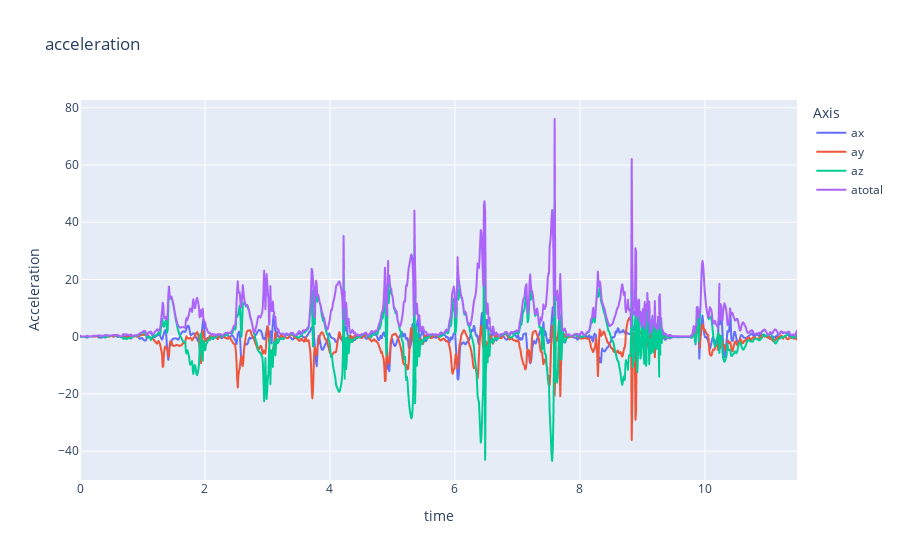
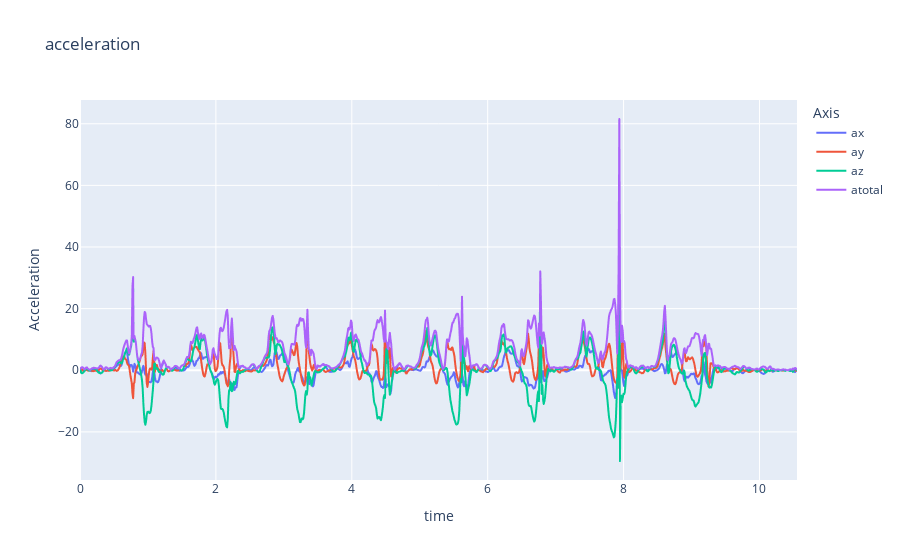

Notebook cell for these charts, in order:
### Code cell
import pandas as pd
import plotly.express as px

df = pd.read_csv('./acceleration_2024-08-10_12-24-13.csv')
df2 = pd.read_csv('./acceleration_2024-08-10_13-17-29.csv')


fig = px.line(df, x = 'time', y = ['ax', 'ay', 'az', 'atotal'], title='acceleration', labels={'value': 'Acceleration', 'variable': 'Axis', 'time_column_name': 'Time'})
fig2 = px.line(df2, x = 'time', y = ['ax', 'ay', 'az', 'atotal'], title='acceleration', labels={'value': 'Acceleration', 'variable': 'Axis', 'time_column_name': 'Time'})

fig.show()
fig2.show()

### Figure 1 — Plotly figure (JSON) as saved in the notebook; plotly's stock layout.template omitted (floating-point values rounded to 4 significant figures; data arrays with more than 128 entries replaced by an {"elided": "..."} marker saying what was removed)
{"data": [{"hovertemplate": "Axis=ax<br>time=%{x}<br>Acceleration=%{y}<extra></extra>", "legendgroup": "ax", "line": {"color": "#636efa", "dash": "solid"}, "marker": {"symbol": "circle"}, "mode": "lines", "name": "ax", "showlegend": true, "type": "scattergl", "x": {"elided": "1146 float values"}, "xaxis": "x", "y": {"elided": "1146 float values"}, "yaxis": "y"}, {"hovertemplate": "Axis=ay<br>time=%{x}<br>Acceleration=%{y}<extra></extra>", "legendgroup": "ay", "line": {"color": "#EF553B", "dash": "solid"}, "marker": {"symbol": "circle"}, "mode": "lines", "name": "ay", "showlegend": true, "type": "scattergl", "x": {"elided": "1146 float values"}, "xaxis": "x", "y": {"elided": "1146 float values"}, "yaxis": "y"}, {"hovertemplate": "Axis=az<br>time=%{x}<br>Acceleration=%{y}<extra></extra>", "legendgroup": "az", "line": {"color": "#00cc96", "dash": "solid"}, "marker": {"symbol": "circle"}, "mode": "lines", "name": "az", "showlegend": true, "type": "scattergl", "x": {"elided": "1146 float values"}, "xaxis": "x", "y": {"elided": "1146 float values"}, "yaxis": "y"}, {"hovertemplate": "Axis=atotal<br>time=%{x}<br>Acceleration=%{y}<extra></extra>", "legendgroup": "atotal", "line": {"color": "#ab63fa", "dash": "solid"}, "marker": {"symbol": "circle"}, "mode": "lines", "name": "atotal", "showlegend": true, "type": "scattergl", "x": {"elided": "1146 float values"}, "xaxis": "x", "y": {"elided": "1146 float values"}, "yaxis": "y"}], "layout": {"autosize": true, "legend": {"title": {"text": "Axis"}, "tracegroupgap": 0}, "title": {"text": "acceleration"}, "xaxis": {"anchor": "y", "autorange": true, "domain": [0, 1], "range": [0, 11.47], "title": {"text": "time"}, "type": "linear"}, "yaxis": {"anchor": "x", "autorange": true, "domain": [0, 1], "range": [-50.07, 82.72], "title": {"text": "Acceleration"}, "type": "linear"}}}

### Figure 2 — Plotly figure (JSON) as saved in the notebook; plotly's stock layout.template omitted (floating-point values rounded to 4 significant figures; data arrays with more than 128 entries replaced by an {"elided": "..."} marker saying what was removed)
{"data": [{"hovertemplate": "Axis=ax<br>time=%{x}<br>Acceleration=%{y}<extra></extra>", "legendgroup": "ax", "line": {"color": "#636efa", "dash": "solid"}, "marker": {"symbol": "circle"}, "mode": "lines", "name": "ax", "showlegend": true, "type": "scattergl", "x": {"elided": "1054 float values"}, "xaxis": "x", "y": {"elided": "1054 float values"}, "yaxis": "y"}, {"hovertemplate": "Axis=ay<br>time=%{x}<br>Acceleration=%{y}<extra></extra>", "legendgroup": "ay", "line": {"color": "#EF553B", "dash": "solid"}, "marker": {"symbol": "circle"}, "mode": "lines", "name": "ay", "showlegend": true, "type": "scattergl", "x": {"elided": "1054 float values"}, "xaxis": "x", "y": {"elided": "1054 float values"}, "yaxis": "y"}, {"hovertemplate": "Axis=az<br>time=%{x}<br>Acceleration=%{y}<extra></extra>", "legendgroup": "az", "line": {"color": "#00cc96", "dash": "solid"}, "marker": {"symbol": "circle"}, "mode": "lines", "name": "az", "showlegend": true, "type": "scattergl", "x": {"elided": "1054 float values"}, "xaxis": "x", "y": {"elided": "1054 float values"}, "yaxis": "y"}, {"hovertemplate": "Axis=atotal<br>time=%{x}<br>Acceleration=%{y}<extra></extra>", "legendgroup": "atotal", "line": {"color": "#ab63fa", "dash": "solid"}, "marker": {"symbol": "circle"}, "mode": "lines", "name": "atotal", "showlegend": true, "type": "scattergl", "x": {"elided": "1054 float values"}, "xaxis": "x", "y": {"elided": "1054 float values"}, "yaxis": "y"}], "layout": {"autosize": true, "legend": {"title": {"text": "Axis"}, "tracegroupgap": 0}, "title": {"text": "acceleration"}, "xaxis": {"anchor": "y", "autorange": true, "domain": [0, 1], "range": [0, 10.55], "title": {"text": "time"}, "type": "linear"}, "yaxis": {"anchor": "x", "autorange": true, "domain": [0, 1], "range": [-35.62, 87.71], "title": {"text": "Acceleration"}, "type": "linear"}}}
